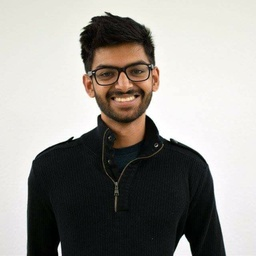
#> input picture img/me.jpg, 256 x 256 px, shrunk from 640 x 641 before the run, found by its file name
$ python naiveColorSegmentation.py
#> lines starting #> are read from the running program, lines starting #| are printed output that depends on the picture
# go through each pixel
# add to map
# if within color range, add to segment
# continue???


import math
from PIL import Image
from functools import reduce
import operator
from random import randint

distance = lambda a, b: math.sqrt(reduce(operator.add, map(lambda ab: (ab[0] - ab[1])**2, zip(a, b))))

vector_add = lambda v, w: tuple(map(lambda ab: ab[0] + ab[1], zip(v, w)))

image = Image.open("me.jpg")
#> image is the input picture: PIL image 256x256 RGB; mean R, G, B 151.9, 149.3, 144.6

segmented_image = Image.new('RGB', image.size, "black")
#> segmented_image: PIL image 256x256 RGB; every value is 0
segment_pixels = segmented_image.load()

rgb_im = image.convert('RGB')

color_map = set()
max_dist = 50
dimensions = image.size
#> dimensions = (256, 256)


def color_segmentation():
    for x in range(dimensions[0]):
        print(x)
        for y in range(dimensions[1]):

            color = image.getpixel((x,y))

            for label in color_map:
                if distance(color, label) <= max_dist:
                    segment_pixels[x, y] = label
                    break
            else:
                color_map.add(color)
                segment_pixels[x, y] = color

    segmented_image.show()


def kmeans():
    k = 3
    centroids = [(randint(0, 255),randint(0, 255),randint(0, 255)) for x in range(k)]
    for i in range(10):
        print(i)
        assigned_pixels = [[] for x in range(k)]
        for x in range(dimensions[0]):
            for y in range(dimensions[1]):
                color = image.getpixel((x,y))
                min_dist = 10000000
                centroid = centroids[0]
                for label in centroids:
                    cur_dist = distance(color, label)
                    if cur_dist < min_dist:
                        min_dist = cur_dist
                        centroid = label

                segment_pixels[x,y] = centroid
                # if i == 4:
                #     print(i, segment_pixels[x,y])
                assigned_pixels[centroids.index(centroid)].append(color)

        for idx, data in enumerate(assigned_pixels):
            if len(data) == 0:
                continue
            centroids[idx] = reduce(vector_add, data)
            centroids[idx] = tuple(x // len(data) for x in centroids[idx])
#> after the loop, centroids = [(18, 20, 18), (153, 113, 87), (240, 239, 235)]

    segmented_image.show()
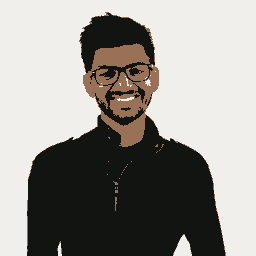
#> shown: PIL image 256x256 RGB; mean R, G, B 151.2, 148.7, 144

kmeans()
